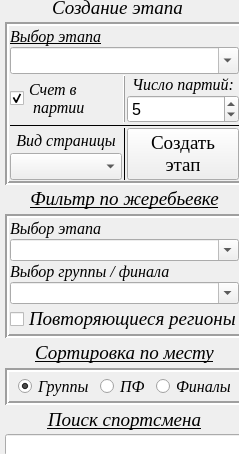
    <widget class="QWidget" name="page_2">
     <property name="geometry">
      <rect>
       <x>0</x>
       <y>0</y>
       <width>239</width>
       <height>454</height>
      </rect>
     </property>
     <attribute name="label">
      <string>Система</string>
     </attribute>
     <widget class="QLabel" name="label_18">
      <property name="geometry">
       <rect>
        <x>12</x>
        <y>0</y>
        <width>211</width>
        <height>16</height>
       </rect>
      </property>
      <property name="font">
       <font>
        <family>Times New Roman</family>
        <pointsize>14</pointsize>
        <weight>50</weight>
        <italic>true</italic>
        <bold>false</bold>
        <underline>true</underline>
       </font>
      </property>
      <property name="text">
       <string>Создание этапа</string>
      </property>
      <property name="alignment">
       <set>Qt::AlignCenter</set>
      </property>
     </widget>
     <widget class="QWidget" name="verticalLayoutWidget">
      <property name="geometry">
       <rect>
        <x>0</x>
        <y>20</y>
        <width>246</width>
        <height>436</height>
       </rect>
      </property>
      <layout class="QVBoxLayout" name="verticalLayout_57" stretch="0,0,0,0,0,0,0">
       <property name="spacing">
        <number>3</number>
       </property>
       <property name="sizeConstraint">
        <enum>QLayout::SetNoConstraint</enum>
       </property>
       <property name="leftMargin">
        <number>5</number>
       </property>
       <property name="topMargin">
        <number>2</number>
       </property>
       <property name="rightMargin">
        <number>2</number>
       </property>
       <property name="bottomMargin">
        <number>0</number>
       </property>
       <item>
        <widget class="QFrame" name="frame_2">
         <property name="sizePolicy">
          <sizepolicy hsizetype="Preferred" vsizetype="Fixed">
           <horstretch>0</horstretch>
           <verstretch>0</verstretch>
          </sizepolicy>
         </property>
         <property name="frameShape">
          <enum>QFrame::Box</enum>
         </property>
         <property name="frameShadow">
          <enum>QFrame::Sunken</enum>
         </property>
         <property name="lineWidth">
          <number>2</number>
         </property>
         <layout class="QGridLayout" name="gridLayout_7">
          <property name="leftMargin">
           <number>1</number>
          </property>
          <property name="topMargin">
           <number>1</number>
          </property>
          <property name="rightMargin">
           <number>1</number>
          </property>
          <property name="bottomMargin">
           <number>1</number>
          </property>
          <property name="spacing">
           <number>1</number>
          </property>
          <item row="5" column="2">
           <widget class="QSpinBox" name="spinBox">
            <property name="sizePolicy">
             <sizepolicy hsizetype="Expanding" vsizetype="Fixed">
              <horstretch>0</horstretch>
              <verstretch>0</verstretch>
             </sizepolicy>
            </property>
            <property name="font">
             <font>
              <pointsize>12</pointsize>
             </font>
            </property>
            <property name="minimum">
             <number>3</number>
            </property>
            <property name="maximum">
             <number>7</number>
            </property>
            <property name="singleStep">
             <number>2</number>
            </property>
            <property name="value">
             <number>5</number>
            </property>
           </widget>
          </item>
          <item row="4" column="2">
           <widget class="QLabel" name="label_62">
            <property name="font">
             <font>
              <family>Times New Roman</family>
              <pointsize>12</pointsize>
              <italic>true</italic>
             </font>
            </property>
            <property name="text">
             <string>Число партий:</string>
            </property>
            <property name="alignment">
             <set>Qt::AlignCenter</set>
            </property>
           </widget>
          </item>
          <item row="4" column="0" rowspan="2">
           <widget class="QCheckBox" name="checkBox_visible_game">
            <property name="sizePolicy">
             <sizepolicy hsizetype="Expanding" vsizetype="Fixed">
              <horstretch>0</horstretch>
              <verstretch>0</verstretch>
             </sizepolicy>
            </property>
            <property name="font">
             <font>
              <family>Times New Roman</family>
              <pointsize>12</pointsize>
              <italic>true</italic>
             </font>
            </property>
            <property name="layoutDirection">
             <enum>Qt::LeftToRight</enum>
            </property>
            <property name="text">
             <string>Счет в
 партии</string>
            </property>
            <property name="checked">
             <bool>true</bool>
            </property>
           </widget>
          </item>
          <item row="1" column="0">
           <widget class="QLabel" name="label_10">
            <property name="sizePolicy">
             <sizepolicy hsizetype="Expanding" vsizetype="Minimum">
              <horstretch>0</horstretch>
              <verstretch>0</verstretch>
             </sizepolicy>
            </property>
            <property name="font">
             <font>
              <family>Times New Roman</family>
              <pointsize>12</pointsize>
              <italic>true</italic>
              <underline>true</underline>
             </font>
            </property>
            <property name="text">
             <string>Выбор этапа</string>
            </property>
           </widget>
          </item>
          <item row="8" column="0" colspan="3">
           <widget class="Line" name="line_17">
            <property name="frameShadow">
             <enum>QFrame::Plain</enum>
            </property>
            <property name="orientation">
             <enum>Qt::Horizontal</enum>
            </property>
           </widget>
          </item>
          <item row="2" column="0" colspan="3">
           <widget class="QComboBox" name="comboBox_etap">
            <property name="sizePolicy">
             <sizepolicy hsizetype="Expanding" vsizetype="Fixed">
              <horstretch>0</horstretch>
              <verstretch>0</verstretch>
             </sizepolicy>
            </property>
            <property name="font">
             <font>
              <pointsize>12</pointsize>
              <italic>true</italic>
             </font>
            </property>
            <property name="editable">
             <bool>true</bool>
            </property>
           </widget>
          </item>
          <item row="9" column="1" rowspan="2">
           <widget class="Line" name="line_13">
            <property name="frameShadow">
             <enum>QFrame::Plain</enum>
            </property>
            <property name="orientation">
             <enum>Qt::Vertical</enum>
            </property>
           </widget>
          </item>
          <item row="10" column="0">
           <widget class="QComboBox" name="comboBox_page_vid">
            <property name="sizePolicy">
             <sizepolicy hsizetype="Expanding" vsizetype="Expanding">
              <horstretch>0</horstretch>
              <verstretch>0</verstretch>
             </sizepolicy>
            </property>
            <property name="font">
             <font>
              <pointsize>12</pointsize>
             </font>
            </property>
           </widget>
          </item>
          <item row="9" column="0">
           <widget class="QLabel" name="label_13">
            <property name="sizePolicy">
             <sizepolicy hsizetype="Preferred" vsizetype="MinimumExpanding">
              <horstretch>0</horstretch>
              <verstretch>0</verstretch>
             </sizepolicy>
            </property>
            <property name="font">
             <font>
              <family>Times New Roman</family>
              <pointsize>12</pointsize>
              <italic>true</italic>
             </font>
            </property>
            <property name="text">
             <string>Вид страницы</string>
            </property>
            <property name="alignment">
             <set>Qt::AlignCenter</set>
            </property>
           </widget>
          </item>
          <item row="9" column="2" rowspan="2">
           <widget class="QPushButton" name="Button_etap_made">
            <property name="sizePolicy">
             <sizepolicy hsizetype="Expanding" vsizetype="Expanding">
              <horstretch>0</horstretch>
              <verstretch>0</verstretch>
             </sizepolicy>
            </property>
            <property name="font">
             <font>
              <family>Times New Roman</family>
              <pointsize>14</pointsize>
             </font>
            </property>
            <property name="text">
             <string>Создать
этап</string>
            </property>
            <property name="iconSize">
             <size>
              <width>16</width>
              <height>16</height>
             </size>
            </property>
            <property name="checkable">
             <bool>false</bool>
            </property>
            <property name="default">
             <bool>false</bool>
            </property>
            <property name="flat">
             <bool>false</bool>
            </property>
           </widget>
          </item>
          <item row="4" column="1" rowspan="2">
           <widget class="Line" name="line_18">
            <property name="frameShadow">
             <enum>QFrame::Raised</enum>
            </property>
            <property name="orientation">
             <enum>Qt::Vertical</enum>
            </property>
           </widget>
          </item>
         </layout>
        </widget>
       </item>
       <item>
        <widget class="QLabel" name="label_20">
         <property name="font">
          <font>
           <family>Times New Roman</family>
           <pointsize>14</pointsize>
           <weight>50</weight>
           <italic>true</italic>
           <bold>false</bold>
           <underline>true</underline>
          </font>
         </property>
         <property name="text">
          <string>&lt;html&gt;&lt;head/&gt;&lt;body&gt;&lt;p&gt;Фильтр по жеребьевке&lt;/p&gt;&lt;/body&gt;&lt;/html&gt;</string>
         </property>
         <property name="alignment">
          <set>Qt::AlignCenter</set>
         </property>
        </widget>
       </item>
       <item>
        <widget class="QFrame" name="frame_3">
         <property name="frameShape">
          <enum>QFrame::Box</enum>
         </property>
         <property name="frameShadow">
          <enum>QFrame::Sunken</enum>
         </property>
         <property name="lineWidth">
          <number>2</number>
         </property>
         <layout class="QGridLayout" name="gridLayout_8">
          <property name="leftMargin">
           <number>1</number>
          </property>
          <property name="topMargin">
           <number>1</number>
          </property>
          <property name="rightMargin">
           <number>1</number>
          </property>
          <property name="bottomMargin">
           <number>1</number>
          </property>
          <property name="spacing">
           <number>1</number>
          </property>
          <item row="1" column="0">
           <widget class="QComboBox" name="comboBox_filter_choice_stage">
            <property name="editable">
             <bool>true</bool>
            </property>
           </widget>
          </item>
          <item row="3" column="0">
           <widget class="QComboBox" name="comboBox_filter_number_group_final">
            <property name="editable">
             <bool>true</bool>
            </property>
           </widget>
          </item>
          <item row="2" column="0">
           <widget class="QLabel" name="label_60">
            <property name="font">
             <font>
              <family>Times New Roman</family>
              <pointsize>12</pointsize>
              <italic>true</italic>
             </font>
            </property>
            <property name="text">
             <string>Выбор группы / финала</string>
            </property>
            <property name="alignment">
             <set>Qt::AlignLeading|Qt::AlignLeft|Qt::AlignVCenter</set>
            </property>
           </widget>
          </item>
          <item row="0" column="0">
           <widget class="QLabel" name="label_50">
            <property name="font">
             <font>
              <family>Times New Roman</family>
              <pointsize>12</pointsize>
              <italic>true</italic>
             </font>
            </property>
            <property name="text">
             <string>Выбор этапа</string>
            </property>
            <property name="alignment">
             <set>Qt::AlignLeading|Qt::AlignLeft|Qt::AlignVCenter</set>
            </property>
           </widget>
          </item>
          <item row="4" column="0">
           <widget class="QCheckBox" name="checkBox_repeat_regions">
            <property name="font">
             <font>
              <family>Times New Roman</family>
              <pointsize>14</pointsize>
              <italic>true</italic>
             </font>
            </property>
            <property name="text">
             <string>Повторяющиеся регионы</string>
            </property>
           </widget>
          </item>
         </layout>
        </widget>
       </item>
       <item>
        <widget class="QLabel" name="label_28">
         <property name="font">
          <font>
           <family>Times New Roman</family>
           <pointsize>14</pointsize>
           <weight>50</weight>
           <italic>true</italic>
           <bold>false</bold>
           <underline>true</underline>
          </font>
         </property>
         <property name="text">
          <string>&lt;html&gt;&lt;head/&gt;&lt;body&gt;&lt;p&gt;Сортировка по месту&lt;/p&gt;&lt;/body&gt;&lt;/html&gt;</string>
         </property>
         <property name="alignment">
          <set>Qt::AlignCenter</set>
         </property>
        </widget>
       </item>
       <item>
        <widget class="QFrame" name="frame_4">
         <property name="sizePolicy">
          <sizepolicy hsizetype="MinimumExpanding" vsizetype="Minimum">
           <horstretch>0</horstretch>
           <verstretch>0</verstretch>
          </sizepolicy>
         </property>
         <property name="frameShape">
          <enum>QFrame::Box</enum>
         </property>
         <property name="frameShadow">
          <enum>QFrame::Sunken</enum>
         </property>
         <property name="lineWidth">
          <number>2</number>
         </property>
         <layout class="QGridLayout" name="gridLayout_9">
          <property name="leftMargin">
           <number>9</number>
          </property>
          <property name="topMargin">
           <number>2</number>
          </property>
          <property name="rightMargin">
           <number>9</number>
          </property>
          <property name="bottomMargin">
           <number>2</number>
          </property>
          <property name="verticalSpacing">
           <number>0</number>
          </property>
          <item row="0" column="0">
           <widget class="QRadioButton" name="radioButton_gr_sort">
            <property name="font">
             <font>
              <family>Times New Roman</family>
              <pointsize>12</pointsize>
              <italic>true</italic>
             </font>
            </property>
            <property name="text">
             <string>Группы</string>
            </property>
            <property name="checked">
             <bool>true</bool>
            </property>
           </widget>
          </item>
          <item row="0" column="1">
           <widget class="QRadioButton" name="radioButton_sf_sort">
            <property name="font">
             <font>
              <family>Times New Roman</family>
              <pointsize>12</pointsize>
              <italic>true</italic>
             </font>
            </property>
            <property name="text">
             <string>ПФ</string>
            </property>
           </widget>
          </item>
          <item row="0" column="2">
           <widget class="QRadioButton" name="radioButton_fin_sort">
            <property name="font">
             <font>
              <family>Times New Roman</family>
              <pointsize>12</pointsize>
              <italic>true</italic>
             </font>
            </property>
            <property name="text">
             <string>Финалы</string>
            </property>
           </widget>
          </item>
         </layout>
        </widget>
       </item>
       <item>
        <widget class="QLabel" name="label_49">
         <property name="font">
          <font>
           <family>Times New Roman</family>
           <pointsize>14</pointsize>
           <weight>50</weight>
           <italic>true</italic>
           <bold>false</bold>
           <underline>true</underline>
          </font>
         </property>
         <property name="text">
          <string>Поиск спортсмена</string>
         </property>
         <property name="alignment">
          <set>Qt::AlignCenter</set>
         </property>
        </widget>
       </item>
       <item>
        <widget class="QLineEdit" name="lineEdit_find_player_in_system"/>
       </item>
      </layout>
     </widget>
    </widget>
